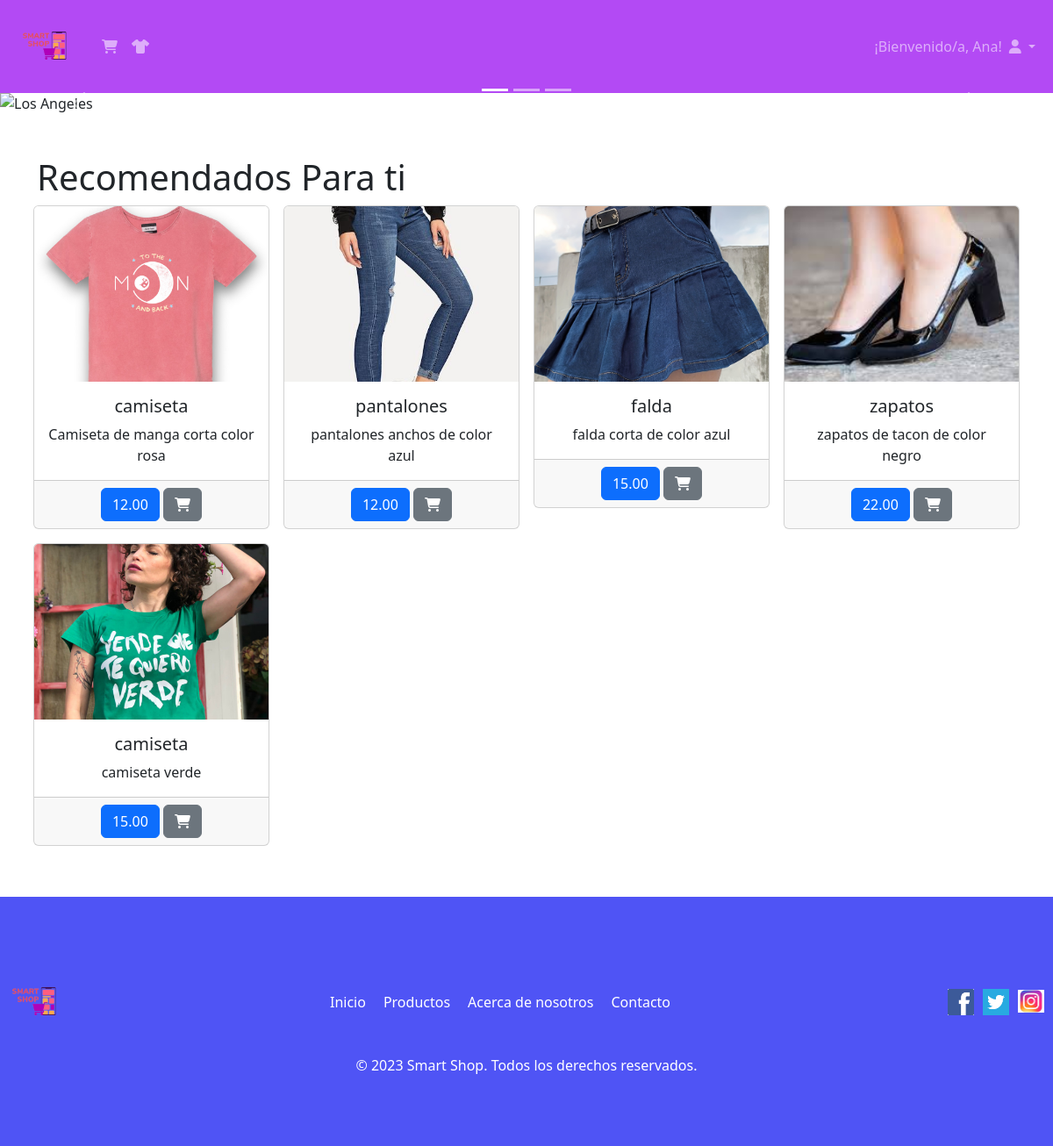
Page /?controller=Articulo&action=listarticle (signed in) on the committed database.
### tables this page shows
CREATE TABLE `articulos` (
  `idarticulos` int NOT NULL AUTO_INCREMENT,
  `nombre` varchar(45) DEFAULT NULL,
  `precio` decimal(10,2) DEFAULT NULL,
  `cantidad` int DEFAULT NULL,
  `img` varchar(100) DEFAULT NULL,
  `descripcion` varchar(45) DEFAULT NULL,
  `idcategoria` int NOT NULL,
  PRIMARY KEY (`idarticulos`,`idcategoria`),
  KEY `fk_articulos_categorias1_idx` (`idcategoria`),
  CONSTRAINT `fk_articulos_categorias1` FOREIGN KEY (`idcategoria`) REFERENCES `categorias` (`idcategoria`)
);

### controller/articuloController.php (called while the page is built, shortened)
<?php
include_once 'model/articuloDAO.php';
class ArticuloController{
    public function list()
    {
        $listaarticulos = ArticuloDAO::getAllArticulos();
        include_once 'views/main.php';
    }
}
?>

### model/articuloDAO.php (called while the page is built, shortened)
<?php
include_once 'articulo.php';
class ArticuloDAO
{
    public static function getAllArticulos()
    {
        $con = Database::connect();
        $stmt = $con->prepare("SELECT * FROM articulos");
        $stmt->execute();
        $result = $stmt->get_result();
        $listaarticulos = [];
        while ($articulo = $result->fetch_object('Articulo')) {
            $listaarticulos[] = $articulo;
        }
        return $listaarticulos;
    }
}
?>

### model/articulo.php (called while the page is built, shortened)
<?php
class Articulo
{
    private $idarticulos;
    private $nombre;
    private $precio;
    private $img;
    private $descripcion;
    public function getIdarticulos()
    {
        return $this->idarticulos;
    }
    public function getNombre()
    {
        return $this->nombre;
    }
    public function getPrecio()
    {
        return $this->precio;
    }
    public function getDescripcion()
    {
        return $this->descripcion;
    }
    public function getImg()
    {
        return $this->img;
    }
}
?>

### views/articulos/listado.php (the view)
<div class="container mt-5 mb-3">
  <h1>Recomendados Para ti</h1>
    <div class="row">
        <?php
        foreach ($listaarticulos as $articulo) {
        ?>
            <div class="col-3">
                <div class="card">
                    <img class="img-fluid card-img-top"  src="img/<?= $articulo->getImg() ?>" alt="Card image cap">
                    <div class="card-body">
                        <h5 class="card-title"><?= $articulo->getNombre() ?></h5>
                        <p class="card-text"><?= $articulo->getDescripcion() ?></p>
                    </div>
                    <div class="card-footer text-muted">
                        <a href="#" class="btn btn-primary"><?= $articulo->getPrecio() ?></a>
                        <a href="?controller=Carrito&action=add&id=<?= $articulo->getIdarticulos() ?>" class="btn btn-secondary"><i class="fa-solid fa-cart-shopping"></i></a>
                    </div>
                </div>
            </div>
        <?php } ?>
    </div>
</div>

### css/styles.css (style rules this page uses)
.card-img-top { width: 100%; height: 200px; object-fit: cover; }
.card-body { text-align: center; }
.card-footer { text-align: center; }
.col-3 { padding: 0.5rem; }
body.login-container, h1, h2, p, form, label, input, button { margin: 0; padding: 0; }

### rows in the picture
articulos: img (picture), nombre "camiseta", descripcion "Camiseta de manga corta color rosa", precio "12.00"
articulos: img (picture), nombre "pantalones", descripcion "pantalones anchos de color azul", precio "12.00"
articulos: img (picture), nombre "falda", descripcion "falda corta de color azul", precio "15.00"
articulos: img (picture), nombre "zapatos", descripcion "zapatos de tacon de color negro", precio "22.00"
articulos: img (picture), nombre "camiseta", descripcion "camiseta verde", precio "15.00"

### other values in the picture
$_SESSION['username'] "Ana"
